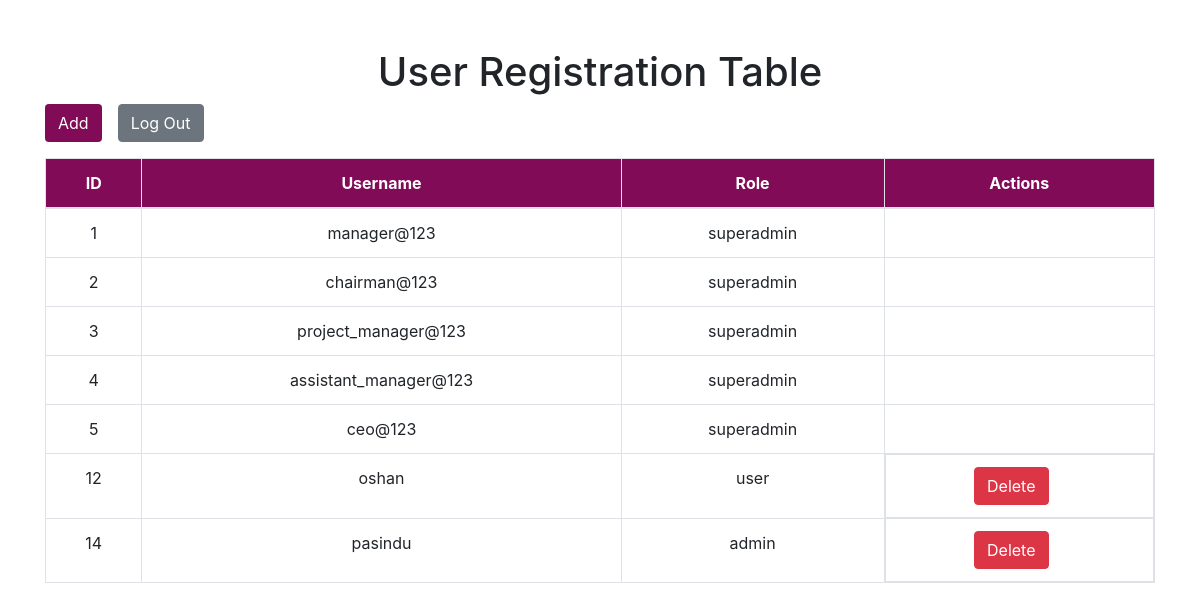
/CRUD_Table.php (signed in), run on the app's committed database.
### tables this page shows
CREATE TABLE `users` (
  `id` int(11) NOT NULL,
  `username` varchar(255) NOT NULL,
  `password` varchar(255) NOT NULL,
  `role` enum('admin','user','superadmin') NOT NULL
);

### CRUD_Table.php (the view, shortened to what this page needs)
<?php
require_once('dbc.php');
$query = "SELECT * FROM users";
$result = mysqli_query($connect, $query);
?>
<!DOCTYPE html>
<html>
<head>
    <link rel="stylesheet" href="https://stackpath.bootstrapcdn.com/bootstrap/4.5.2/css/bootstrap.min.css">
</head>
<body>
    <div class="container mt-5">
        <h1 class="text-center">User Registration Table</h1>
        <div class="d-flex mb-3">
            <a href="registration.php">
                <button type="button" class="btn mr-3" style="background-color: #810b56; color: rgb(255, 255, 255);">Add</button>
            </a>
            <form method="post" action="logout.php">
                <button type="submit" class="btn btn-secondary" name="logout">Log Out</button>
            </form>
        </div>
        <div class="scrollable-table">
            <table class="table table-bordered table-hover text-center">
                <thead style="background-color: #810b56; color: white">
                    <tr>
                        <th>ID</th>
                        <th>Username</th>
                        <th>Role</th>
                        <th>Actions</th>
                    </tr>
                </thead>
                <tbody>
                    <?php
                    $row_count = 0;
                    while ($row = mysqli_fetch_assoc($result)) {
                        $row_count++;
                        if ($row_count > 5) {
                    ?>
                    <tr>
                        <td><?php echo $row['id'];?></td>
                        <td><?php echo $row['username'];?></td>
                        <td><?php echo $row['role'];?></td>
                        <td class="d-flex justify-content-center">
                            <form method="post" action="delete_CRUD.php" class="d-flex mr-3">
                                <button type="submit" class="btn btn-danger">Delete</button>
                            </form>
                        </td>
                    </tr>
                    <?php
                        }
                        else {
                    ?>
                    <tr>
                        <td><?php echo $row['id'];?></td>
                        <td><?php echo $row['username'];?></td>
                        <td><?php echo $row['role'];?></td>
                        <td></td>
                    </tr>
                    <?php
                        }
                    }
                    ?>
                </tbody>
            </table>
        </div>
    </div>
</body>
</html>

### CRUD_Table.php (style rules this page uses)
.scrollable-table { max-height: 500px; overflow-y: auto; }

### data on the page
users: id "1", username "manager@123", role "superadmin"
users: id "2", username "chairman@123", role "superadmin"
users: id "3", username "project_manager@123", role "superadmin"
users: id "4", username "assistant_manager@123", role "superadmin"
users: id "5", username "ceo@123", role "superadmin"
users: id "12", username "oshan", role "user"
users: id "14", username "pasindu", role "admin"
